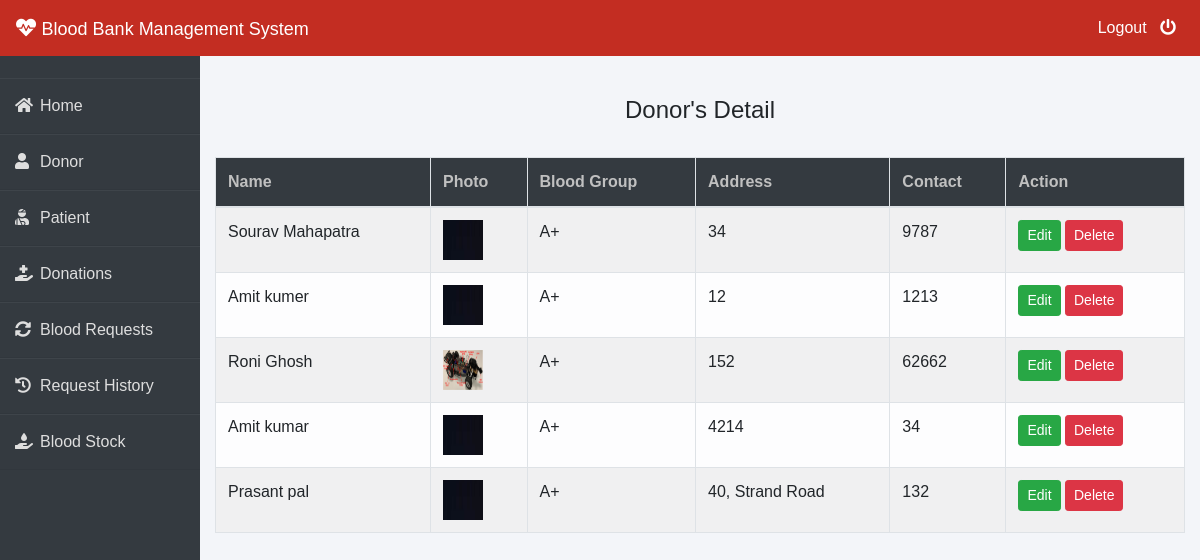
Before: /admin-donor (signed in) with the older database file.
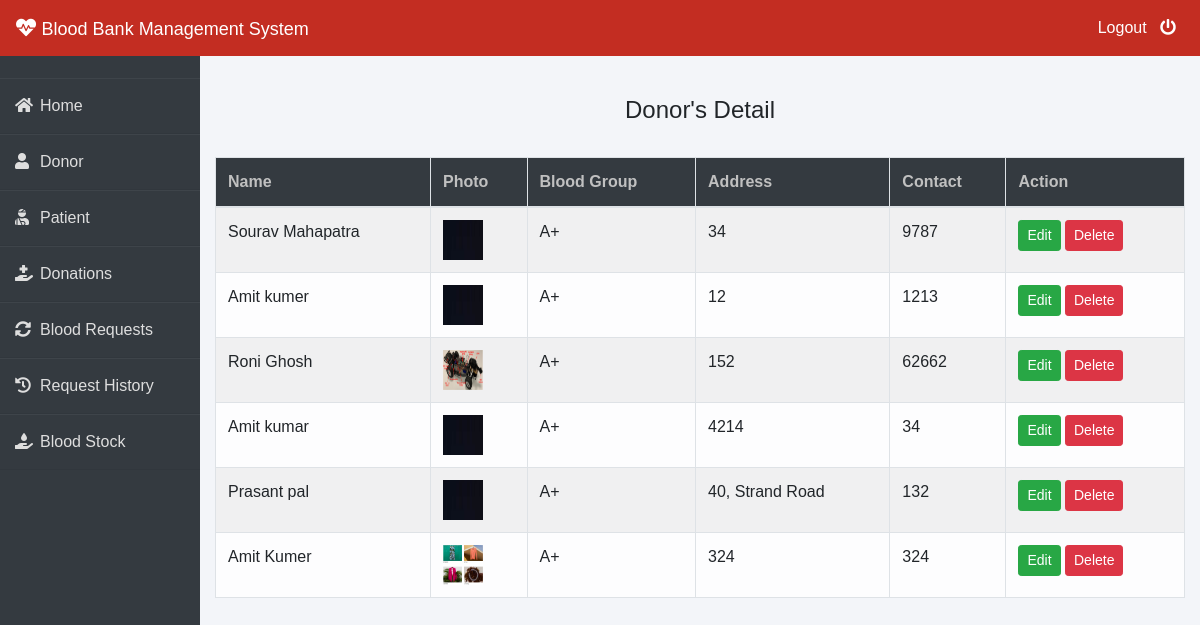
After: the same page with the newer database file.
### donor/models.py (models this page shows, shortened)
class Donor(models.Model):
    user=models.OneToOneField(User,on_delete=models.CASCADE)
    profile_pic= models.ImageField(upload_to='profile_pic/Donor/',null=True,blank=True)
    bloodgroup=models.CharField(max_length=10)
    address = models.CharField(max_length=40)
    mobile = models.CharField(max_length=20,null=False)
    @property
    def get_name(self):
        return self.user.first_name+" "+self.user.last_name

### blood/views.py (the view)
# urls.py: path('admin-donor', views.admin_donor_view,name='admin-donor'),
@login_required(login_url='adminlogin')
def admin_donor_view(request):
    donors=dmodels.Donor.objects.all()
    return render(request,'blood/admin_donor.html',{'donors':donors})

### templates/blood/admin_donor.html
{% extends 'blood/adminbase.html' %}
{% block content %}
{% load widget_tweaks %}
{%load static%}
<br><br>
<div class="container">
    <H4 class="text-center">Donor's Detail</H4><br>
    <table class="table table-light table-hover table-bordered table-striped">
        <thead class="bg-dark">
            <tr>
                <th scope="col" style="color: rgb(192, 192, 192);">Name</th>
                <th scope="col" style="color: rgb(192, 192, 192);">Photo</th>
                <th scope="col" style="color: rgb(192, 192, 192);">Blood Group</th>
                <th scope="col" style="color: rgb(192, 192, 192);">Address</th>
                <th scope="col" style="color: rgb(192, 192, 192);">Contact</th>
                <th style="color: rgb(192, 192, 192);">Action</th>
            </tr>
        </thead>
        <tbody>
            {% for t in donors %}
            <tr>
                <td> {{t.get_name}}</td>
                <td> <img src="{% static t.profile_pic.url %}" alt="Profile Pic" height="40px" width="40px" /></td>
                <td>{{t.bloodgroup}}</td>
                <td>{{t.address}}</td>
                <td>{{t.mobile}}</td>
                <td>
                    <button class="btn btn-success btn-sm"><a  style="text-decoration: none;color: white;" href="{% url 'update-donor' t.id  %}">Edit</a> </button>
                    <button class="btn btn-danger btn-sm"><a  style="text-decoration: none;color: white;" href="{% url 'delete-donor' t.id  %}">Delete</a> </button>
                </td>
            </tr>
            {% endfor %}
        </tbody>
    </table>
</div>
{% endblock content %}

Changed rows visible on the page:
added Donor: get_name "Amit Kumer", profile_pic (picture), bloodgroup "A+", address "324", mobile "324"
